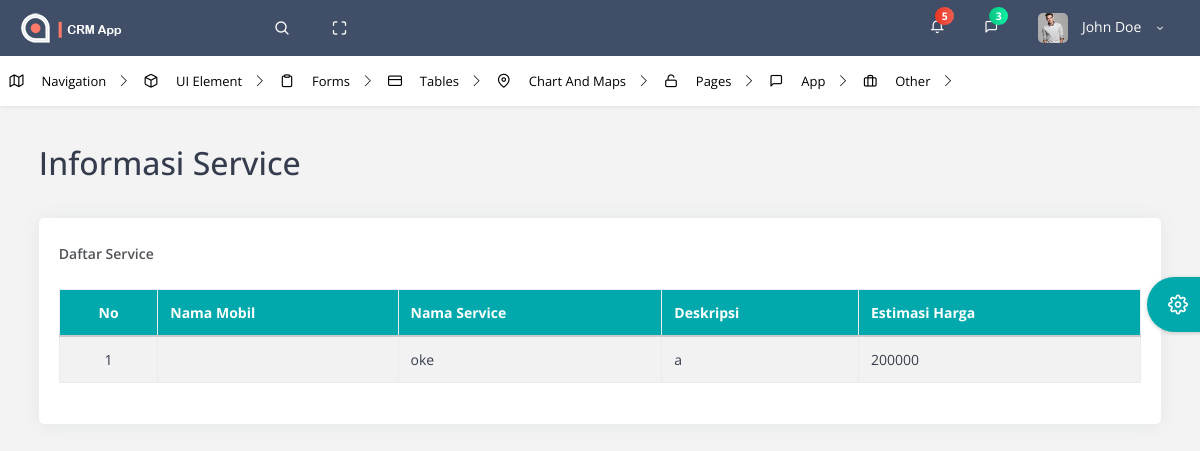
The page /index.php/site/service on the database as committed earlier.
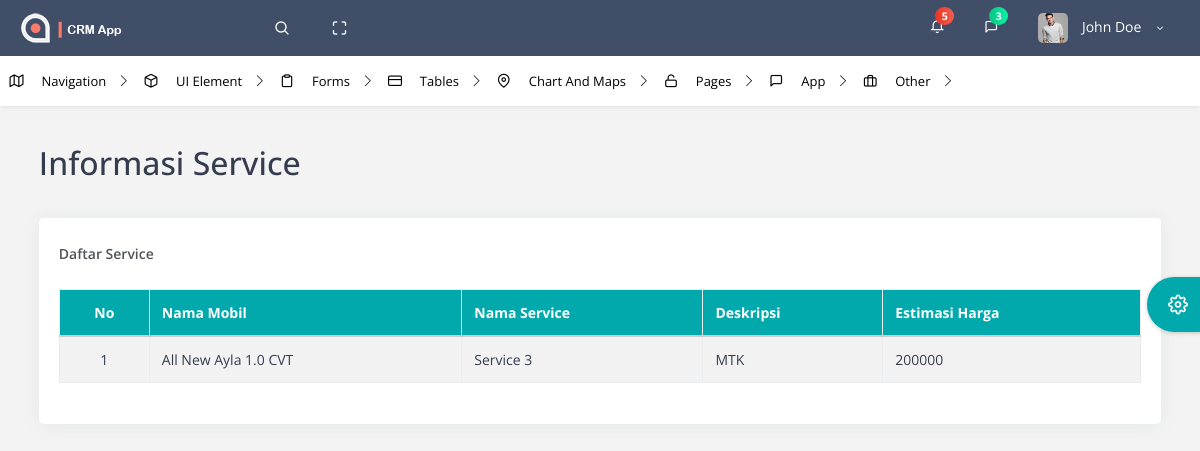
The same page on the database as committed later.
### tables this page shows
CREATE TABLE `service` (
  `id_service` varchar(100) NOT NULL,
  `nama_service` varchar(100) NOT NULL,
  `deskripsi` varchar(100) NOT NULL,
  `estimasi_harga` varchar(100) NOT NULL,
  `id_model_mobil` varchar(100) NOT NULL
);

CREATE TABLE `model_mobil` (
  `id_model_mobil` varchar(100) NOT NULL,
  `nama_model_mobil` varchar(100) NOT NULL
);

### application/libraries/Template.php (called while the page is built)
<?php if ( ! defined('BASEPATH')) exit('No direct script access allowed');
class Template {
		var $template_data = array();
		function set($name, $value)
		{
			$this->template_data[$name] = $value;
		}
		function load($template = '', $view = '' , $view_data = array(), $return = FALSE)
		{
			$this->CI =& get_instance();
			$this->set('contents', $this->CI->load->view($view, $view_data, TRUE));
			return $this->CI->load->view($template, $this->template_data, $return);
		}
}

### application/controllers/Site.php (called while the page is built, shortened)
<?php
class Site extends CI_Controller
{
function service()
{
  $data = array(
        'judul' => 'Daftar Service',
          'dt_service'=> $this->m_umum->get_service(),
    );
  $this->template->load('site/template', 'site/service', $data);
}
}
?>

### index.php (called while the page is built, shortened)
<?php
require_once BASEPATH.'core/CodeIgniter.php';

### application/models/M_umum.php (called while the page is built, shortened)
<?php
class M_umum extends CI_Model{
	function get_service()
	{
		$this->db->select('*');
		$this->db->from('service a');
		$this->db->join('model_mobil b', 'a.id_model_mobil=b.id_model_mobil', 'left');
		$query = $this->db->get();
		return $query->result();
	}
}
?>

### application/views/site/service.php (the view, shortened to what this page needs)
<div class="page-header">
                                    <div class="row align-items-end">
                                        <div class="col-lg-8">
                                            <div class="page-header-title">
                                                <div class="d-inline">
                                                    <h2>Informasi Service</h2>
                                                </div>
                                            </div>
                                        </div>
                                    </div>
                                </div>
                               <div class="page-body">
                                    <div class="row">
                                        <div class="col-sm-12">
<div class="card">
                                                <div class="card-header">
                                                    <h5><?php echo $judul; ?></h5>
                                                </div>
                                                <div class="card-block">
                                                    <div class="dt-responsive table-responsive">
                                                        <table id="simpletable" class="table table-striped table-bordered nowrap">
                                                            <thead class="bg-primary text-white">
                <tr>
                  <th><div align="center">No</div></th>
                  <th><div align="left">Nama Mobil</div></th>
                  <th><div align="left">Nama Service</div></th>
                  <th><div align="left">Deskripsi</div></th>
                  <th><div align="left">Estimasi Harga</div></th>
                </tr>
              </thead>
              <tbody>
                <?php
                $no=1;
                foreach ($dt_service as $d): ?>
                <tr>
                  <td><div align="center">
                    <?= $no++; ?>
                  </div></td>
                  <td>
                    <div align="left">
                      <?= $d->nama_model_mobil; ?>
                    </div></td>
                     <td>
                    <div align="left">
                      <?= $d->nama_service; ?>
                    </div></td>
                    <td>
                    <div align="left">
                      <?= $d->deskripsi; ?>
                    </div></td>
                    <td>
                    <div align="left">
                      <?= $d->estimasi_harga; ?>
                    </div></td>
                </tr>
                <?php endforeach; ?>
                                                            </tbody>
                                                        </table>
                                                    </div>
                                                </div>
                                            </div>
                                            </div>

Rows that differ between the two databases and show on the page:
removed service: nama_service "oke", deskripsi "a", estimasi_harga "200000"
added service: id_model_mobil.nama_model_mobil "All New Ayla 1.0 CVT", nama_service "Service 3", deskripsi "MTK", estimasi_harga "200000"
